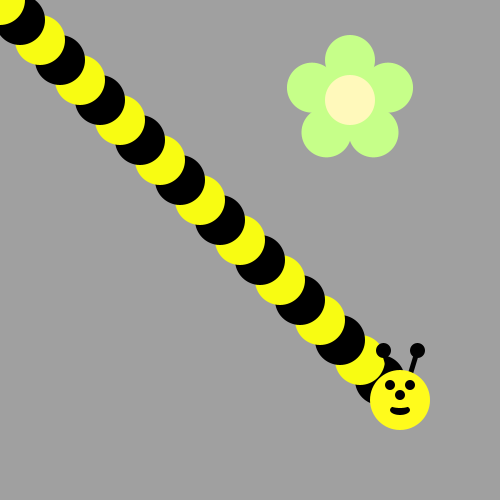
Frame 1 (no input)
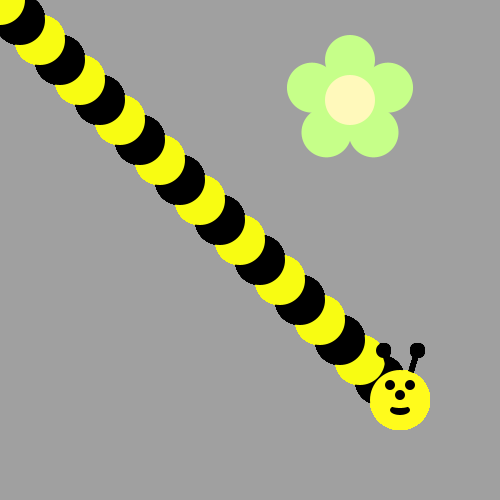
Frame 60 (the mouse pressed at the canvas centre just before this capture)
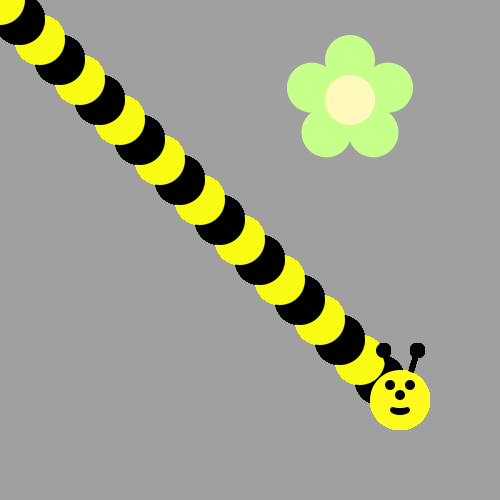
Frame 120 (the mouse held since frame 60 and released just before this capture)

The Processing sketch that drew these frames (run headless with seeded random() and noise(); from frame 60 on, the mouse is pressed at the canvas centre):

// Processing sketch: bumble_bee
// ── bumble_bee.pde

void setup() {
     ellipseMode(CENTER);
     size(500, 500);
     background(160, 160, 160);
     drawFlower(350, 100);
}

void draw() {
  
// First run the program and you should see a flower.  
  
  
/* Then, use a loop to make a body for the Bee! 
(see the image on the recipe, it's a diagonal line of circles)
Use remainder to make the colors alternate between yellow and black
*/

  for (int i = 0; i < 100; i++){
    if (i % 2 == 0){
      fill(#F8FC12);
    }
    else{
      fill(0, 0, 0); 
    }
    
    ellipse(400 - i * 20, 400 - i * 20, 50, 50);
  }

  drawBeeFace(400, 400);
/*
Now put his head on using drawBeeFace(x,y)
*/

}

/**************   Use these methods but  DON'T CHANGE THE CODE BELOW  **************/

void drawFlower(int x, int y) {
     noStroke();
     translate(x, y);
     // draw 5 petals, rotating after each one
     fill(#c6ff89);      // green
      for (int i = 0; i < 5; i++) {
           ellipse(0, -40, 50, 50);
          rotate(radians(72));
     }
     fill(#fff9bb); // light yellow
     ellipse(0, 0, 50, 50);
} 
void drawBeeFace(int BeeFaceX, int BeeFaceY) {
     noStroke();
     fill(0, 0, 0);
     stroke(1);
     strokeWeight(5);
     line(BeeFaceX-10, BeeFaceY-27, BeeFaceX-17, BeeFaceY-50);
     line(BeeFaceX+10, BeeFaceY-27, BeeFaceX+17, BeeFaceY-50);
     ellipse(BeeFaceX-17, BeeFaceY-50, 10, 10);
     ellipse(BeeFaceX+17, BeeFaceY-50, 10, 10);
     noStroke();
     fill(255, 251, 28);
     ellipse(BeeFaceX, BeeFaceY, 60, 60); // face
     fill(255, 237, 209);
     fill(0,0,0);
      ellipse(BeeFaceX-10, BeeFaceY-15, 10, 10); // eyes
     ellipse(BeeFaceX+10, BeeFaceY-15, 10, 10);
      ellipse(BeeFaceX, BeeFaceY-5, 10, 10); // nose
      ellipse(BeeFaceX, BeeFaceY+10, 20, 10);// mouth
     fill(255, 251, 28);
     ellipse(BeeFaceX, BeeFaceY+5, 20, 6);
}
